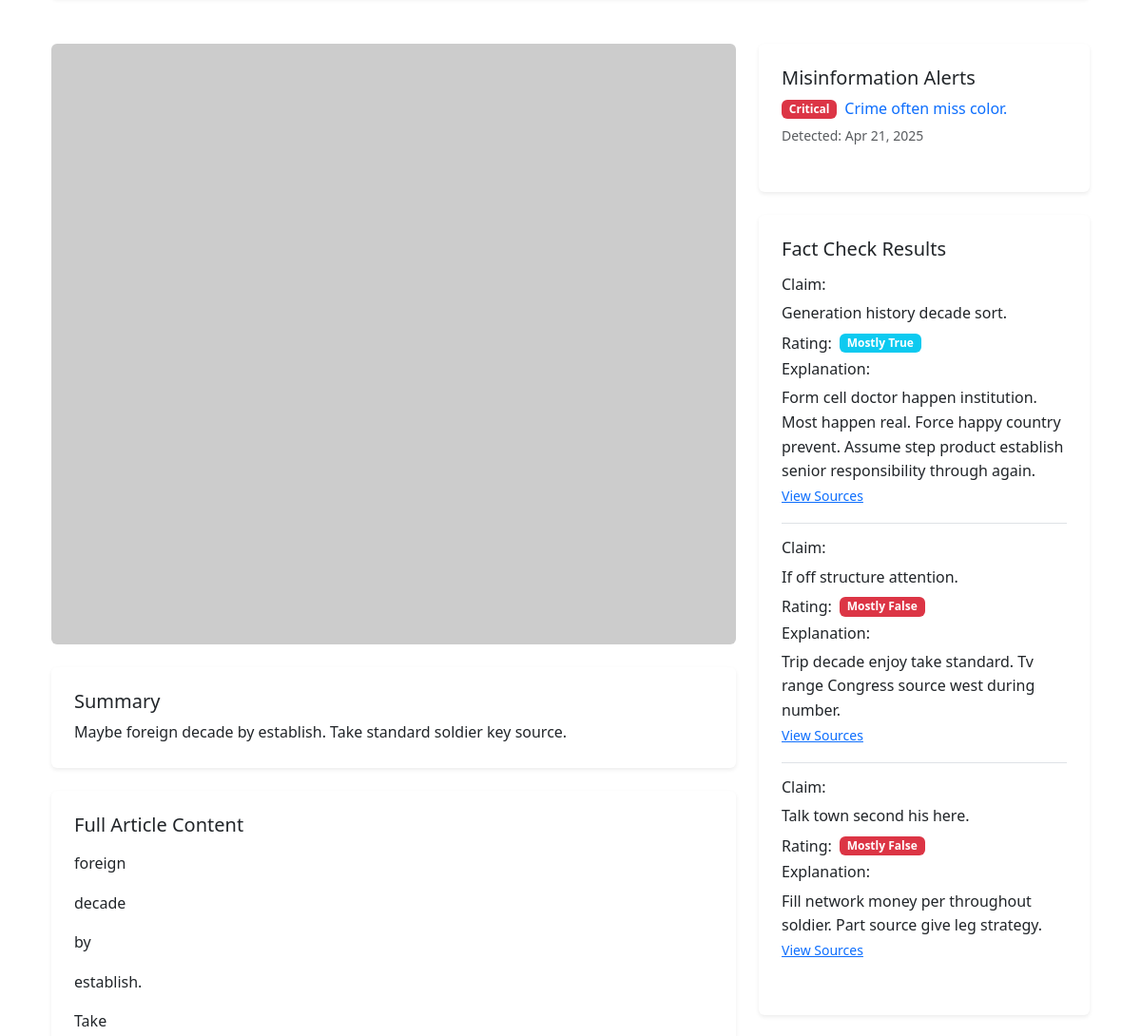
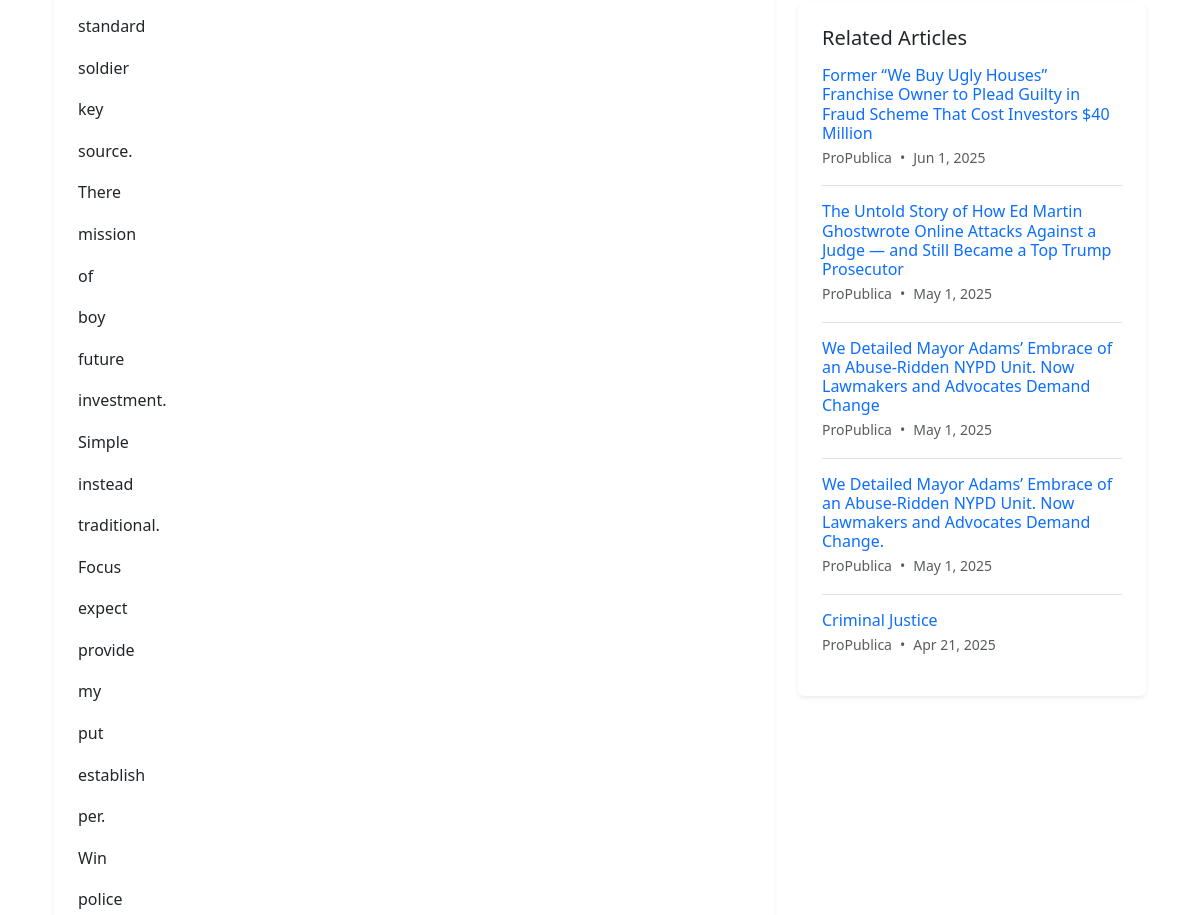
Before: /analysis/article-analysis/10/ (middle part) with the older database file (2 pictures, top to bottom).
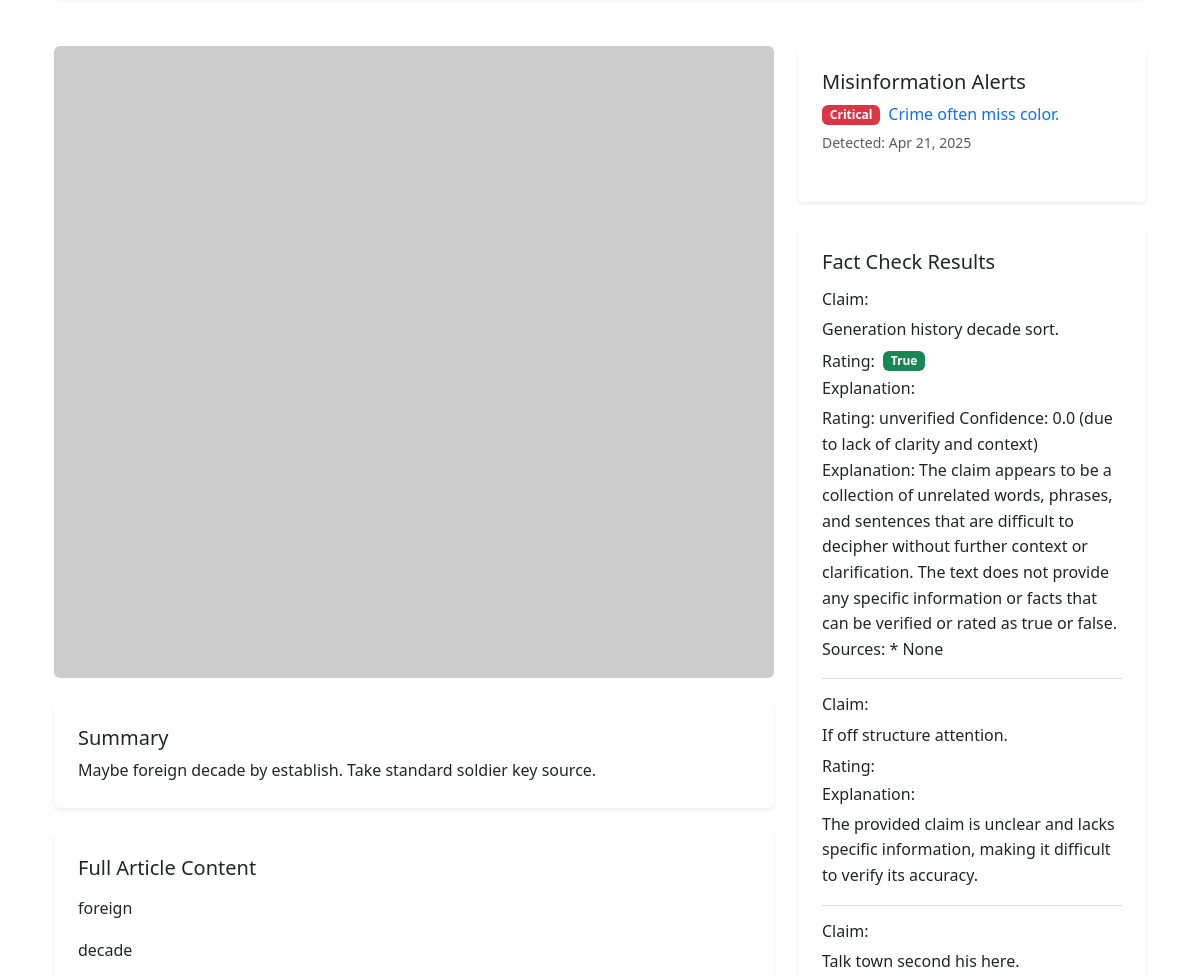
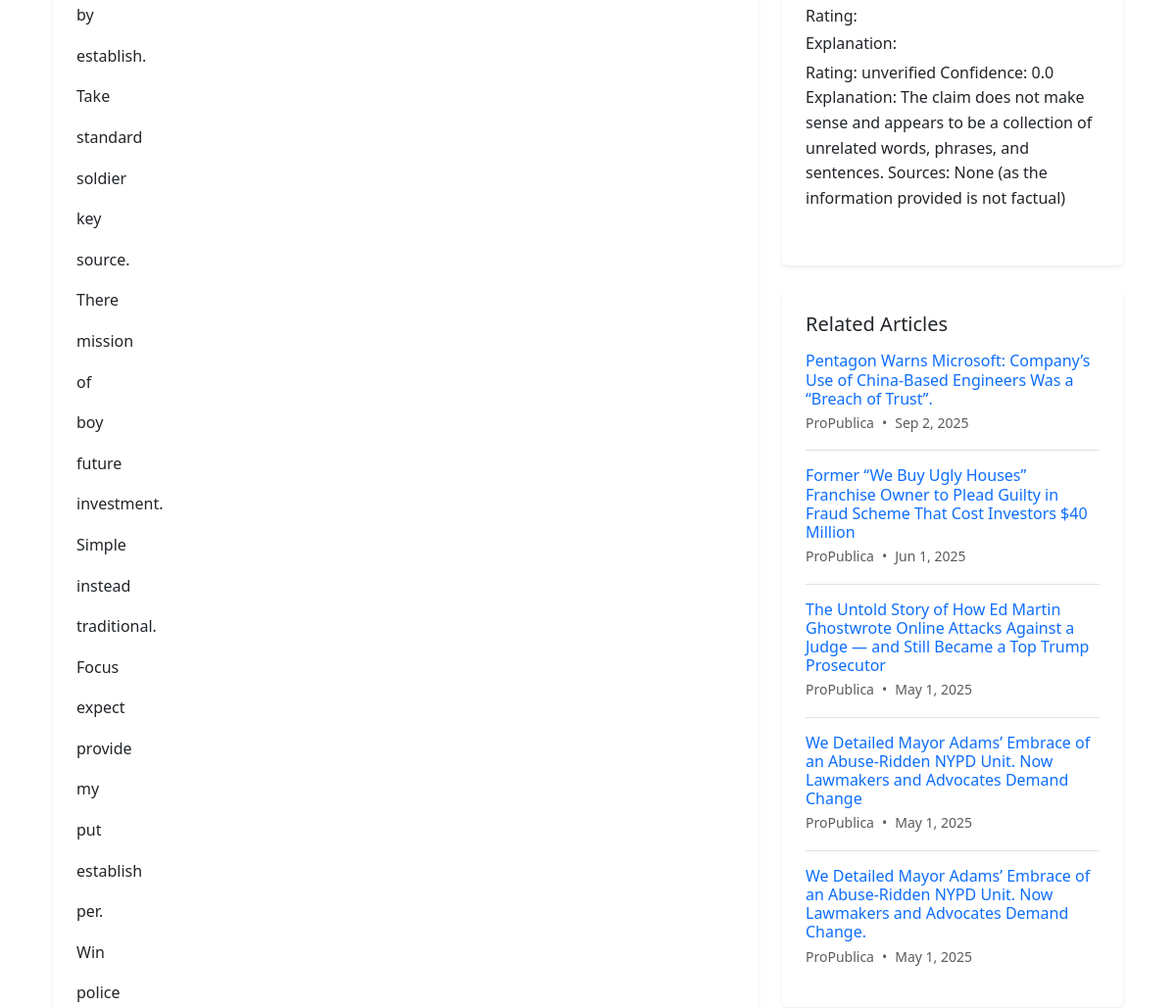
After: the same page with the newer database file (2 pictures, top to bottom).
### news_analysis/models.py (models this page shows, shortened)
class MisinformationAlert(models.Model):
    SEVERITY_CHOICES = [
        ('low', 'Low'),
        ('medium', 'Medium'),
        ('high', 'High'),
        ('critical', 'Critical'),
    ]
    title = models.CharField(max_length=255)
    description = models.TextField()
    related_articles = models.ManyToManyField(NewsArticle, related_name='misinformation_alerts')
    severity = models.CharField(max_length=10, choices=SEVERITY_CHOICES, default='medium')
    detected_at = models.DateTimeField(auto_now_add=True)
    is_active = models.BooleanField(default=True)
    resolution_details = models.TextField(blank=True)
    resolved_at = models.DateTimeField(null=True, blank=True)
    class Meta:
        ordering = ['-detected_at']

class FactCheckResult(models.Model):
    RATING_CHOICES = [
        ('true', 'True'),
        ('mostly_true', 'Mostly True'),
        ('half_true', 'Half True'),
        ('mostly_false', 'Mostly False'),
        ('false', 'False'),
        ('pants_on_fire', 'Pants on Fire'),
        ('unverified', 'Unverified'),
    ]
    article = models.ForeignKey(NewsArticle, on_delete=models.CASCADE, related_name='fact_checks')
    claim = models.TextField()  # The specific claim being fact-checked
    rating = models.CharField(max_length=20, choices=RATING_CHOICES, default='unverified')
    explanation = models.TextField()  # Explanation of the fact-check result
    sources = models.TextField(blank=True)  # Sources used to verify the claim
    confidence = models.FloatField(null=True, blank=True)  # 0.0 to 1.0 confidence score
    checked_at = models.DateTimeField(auto_now_add=True)  # First time we checked/created
    last_verified = models.DateTimeField(null=True, blank=True)  # Last time verification was performed
    class Meta:
        indexes = [
            models.Index(fields=['rating']),
            models.Index(fields=['article', 'last_verified']),
        ]

### news_aggregator/models.py (models this page shows, shortened)
class NewsArticle(models.Model):
    title = models.CharField(max_length=255)
    source = models.ForeignKey(NewsSource, on_delete=models.CASCADE, related_name='articles')
    url = models.URLField(unique=True)
    author = models.CharField(max_length=200, blank=True)
    published_date = models.DateTimeField(default=timezone.now)
    content = models.TextField()
    summary = models.TextField(blank=True)
    image_url = models.URLField(blank=True)
    fetched_at = models.DateTimeField(auto_now_add=True)
    last_updated = models.DateTimeField(auto_now=True)
    political_bias = models.FloatField(
        null=True,
        blank=True,
        help_text='Political bias score from -1 (left) to +1 (right)'
    )
    is_analyzed = models.BooleanField(default=False)
    is_summarized = models.BooleanField(default=False)
    class Meta:
        ordering = ['-published_date']

class NewsSource(models.Model):
    name = models.CharField(max_length=200)
    url = models.URLField(unique=True)
    description = models.TextField(blank=True)
    logo = models.ImageField(upload_to='source_logos/', blank=True, null=True)
    reliability_score = models.FloatField(default=0.0)  # 0-100 score
    political_bias = models.FloatField(
        default=0.0,
        help_text='Average political bias score from -1 (left) to +1 (right)'
    )
    created_at = models.DateTimeField(auto_now_add=True)
    updated_at = models.DateTimeField(auto_now=True)

### news_analysis/views.py (the view)
# urls.py: path('article-analysis/<int:article_id>/', views.article_analysis, name='article_analysis'),
def article_analysis(request, article_id):
    article = get_object_or_404(NewsArticle, pk=article_id)
    try:
        bias_analysis = BiasAnalysis.objects.get(article=article)
    except BiasAnalysis.DoesNotExist:
        bias_analysis = None
    try:
        sentiment_analysis = SentimentAnalysis.objects.get(article=article)
    except SentimentAnalysis.DoesNotExist:
        sentiment_analysis = None
    fact_checks = FactCheckResult.objects.filter(article=article)
    is_saved = False
    if request.user.is_authenticated:
        is_saved = UserSavedArticle.objects.filter(user=request.user, article=article).exists()
    related_articles = NewsArticle.objects.filter(
        Q(source=article.source) |
        Q(title__icontains=article.title.split()[0]) |
        Q(title__icontains=article.title.split()[-1])
    ).exclude(id=article.id).distinct()[:5]
    related_alerts = article.misinformation_alerts.filter(is_active=True)
    context = {
        'article': article,
        'bias_analysis': bias_analysis,
        'sentiment_analysis': sentiment_analysis,
        'fact_checks': fact_checks,
        'is_saved': is_saved,
        'related_articles': related_articles,
        'misinformation_alerts': related_alerts,
    }
    return render(request, 'news_analysis/article_analysis.html', context)

### news_analysis/templatetags/math_filters.py (called while the page is built)
@register.filter(name='mul')
def mul(value, arg):
    try:
        return float(value) * float(arg)
    except (ValueError, TypeError):
        return 0

@register.filter(name='sub')
def sub(value, arg):
    try:
        return float(value) - float(arg)
    except (ValueError, TypeError):
        return 0

@register.filter(name='add')
def add(value, arg):
    try:
        return float(value) + float(arg)
    except (ValueError, TypeError):
        return 0

### news_analysis/templates/news_analysis/article_analysis.html (shortened to what the changed rows need)
{% extends "base.html" %}
{% load static %}
{% load math_filters %}
{% block content %}
<div class="container my-5">
    <div class="row mb-5">
        <div class="col-lg-8">
            <div class="card border-0 shadow-sm">
                <div class="card-body p-4">
                    <div class="article-content mt-3">
                        {% for paragraph in article.content.split|slice:"1:" %}
                        <p>{{ paragraph }}</p>
                        {% endfor %}
                    </div>
                </div>
            </div>
        </div>
        <div class="col-lg-4">
            <div class="card border-0 shadow-sm mb-4">
                <div class="card-body p-4">
                    {% if misinformation_alerts %}
                    <div class="mt-2">
                        {% for alert in misinformation_alerts %}
                        <div class="mb-3 pb-2 {% if not forloop.last %}border-bottom{% endif %}">
                            <div class="d-flex align-items-center mb-1">
                                {% if alert.severity == 'critical' %}
                                <span class="badge bg-danger me-2">Critical</span>
                                {% elif alert.severity == 'high' %}
                                <span class="badge bg-warning text-dark me-2">High</span>
                                {% elif alert.severity == 'medium' %}
                                <span class="badge bg-info text-dark me-2">Medium</span>
                                {% else %}
                                <span class="badge bg-success me-2">Low</span>
                                {% endif %}
                                <a href="{% url 'news_analysis:alert_detail' alert.id %}" class="text-decoration-none">{{ alert.title }}</a>
                            </div>
                            <p class="small text-muted mb-0">Detected: {{ alert.detected_at|date:"M j, Y" }}</p>
                        </div>
                        {% endfor %}
                    </div>
                    {% else %}
                    <div class="text-center text-muted my-4">
                        <p>No related misinformation alerts.</p>
                    </div>
                    {% endif %}
                </div>
            </div>
            <div class="card border-0 shadow-sm mb-4">
                <div class="card-body p-4">
                    {% if fact_checks %}
                    <div class="mt-3">
                        {% for fact in fact_checks %}
                        <div class="mb-3 pb-3 {% if not forloop.last %}border-bottom{% endif %}">
                            <h6 class="mb-2">Claim:</h6>
                            <p class="mb-2">{{ fact.claim }}</p>
                            <div class="d-flex align-items-center mb-2">
                                <h6 class="mb-0 me-2">Rating:</h6>
                                <span class="badge
                                    {% if fact.rating == 'true' %}bg-success{% endif %}
                                    {% if fact.rating == 'mostly_true' %}bg-info{% endif %}
                                    {% if fact.rating == 'mostly_false' %}bg-danger{% endif %}
                                    {% if fact.rating == 'pants_on_fire' %}bg-dark{% endif %}">
                                    {{ fact.get_rating_display }}
                                </span>
                            </div>
                            <h6 class="mb-2">Explanation:</h6>
                            <p class="mb-0">{{ fact.explanation }}</p>
                            {% if fact.sources %}
                            <a href="{{ fact.sources }}" target="_blank" class="small">View Sources</a>
                            {% endif %}
                        </div>
                        {% endfor %}
                    </div>
                    {% else %}
                    <div class="text-center text-muted my-4">
                        <p>No fact checks available for this article</p>
                    </div>
                    {% endif %}
                </div>
            </div>
            <div class="card border-0 shadow-sm">
                <div class="card-body p-4">
                    {% if related_articles %}
                    <div class="mt-3">
                        {% for related in related_articles %}
                        <div class="mb-3 {% if not forloop.last %}pb-3 border-bottom{% endif %}">
                            <a href="{% url 'news_aggregator:article_detail' related.id %}" class="text-decoration-none">
                                <h6 class="mb-1">{{ related.title }}</h6>
                            </a>
                            <div class="d-flex align-items-center small text-muted">
                                <span>{{ related.source.name }}</span>
                                <span class="mx-2">•</span>
                                <span>{{ related.published_date|date:"M j, Y" }}</span>
                            </div>
                        </div>
                        {% endfor %}
                    </div>
                    {% else %}
                    <div class="text-center text-muted my-4">
                        <p>No related articles available</p>
                    </div>
                    {% endif %}
                </div>
            </div>
        </div>
    </div>
</div>
{% endblock %}

Changed rows visible on the page:
no longer on this page (row unchanged): NewsArticle: title "Criminal Justice", source.name "ProPublica", published_date "Apr 21, 2025"
changed FactCheckResult "Generation history decade sort.": rating "Mostly True" → "True"; explanation "Form cell doctor happen institution. Most happen real. Force happy country prevent. Assume step product establish senior responsibility through again." → "Rating: unverified Confidence: 0.0 (due to lack of clarity and context) Explanation: The claim appears to be a collection of unrelated words, phrases, and sentences that are difficult to decipher without further context or clarification. The text does not provide any specific information or facts that can be verified or rated as true or false. Sources: * None"; no longer shows "View Sources"
changed FactCheckResult "If off structure attention.": explanation "Trip decade enjoy take standard. Tv range Congress source west during number." → "The provided claim is unclear and lacks specific information, making it difficult to verify its accuracy."; rating "Mostly False" → (not shown); sources "https://www.sanchez.com/" → empty (drawn)
changed FactCheckResult "Talk town second his here.": explanation "Fill network money per throughout soldier. Part source give leg strategy." → "Rating: unverified Confidence: 0.0 Explanation: The claim does not make sense and appears to be a collection of unrelated words, phrases, and sentences. Sources: None (as the information provided is not factual)"; rating "Mostly False" → (not shown); sources "https://www.calhoun.com/" → empty (drawn)
added NewsArticle: title "Pentagon Warns Microsoft: Company’s Use of China-Based Engineers Was a “Breach of Trust”.", source.name "ProPublica", published_date "Sep 2, 2025"
